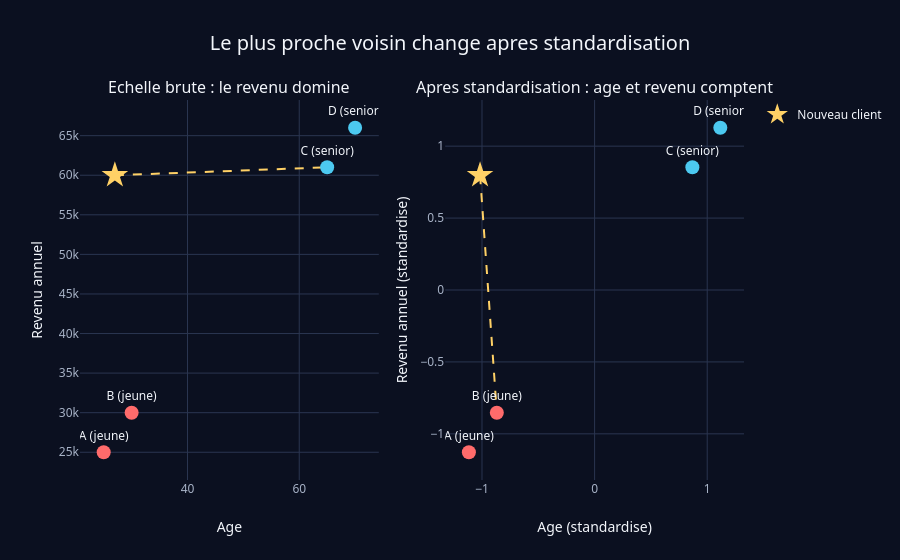

Notebook cell for this chart:
### Code cell
# 2) Pourquoi standardiser ? Clients decrits par (age, revenu annuel)
X_clients = np.array([[25, 25000], [30, 30000], [65, 61000], [70, 66000]])
noms = np.array(["A (jeune)", "B (jeune)", "C (senior)", "D (senior)"])
x_client = np.array([[27, 60000]])   # client jeune, mais revenu eleve

scaler = StandardScaler().fit(X_clients)
espaces = {
    "Echelle brute : le revenu domine": (X_clients, x_client, ""),
    "Apres standardisation : age et revenu comptent": (scaler.transform(X_clients), scaler.transform(x_client),
                                                       " (standardise)"),
}

fig = make_subplots(rows=1, cols=2, subplot_titles=list(espaces))
for col, (titre, (Xc, xq, suffixe)) in enumerate(espaces.items(), start=1):
    i = int(np.argmin(np.linalg.norm(Xc - xq, axis=1)))
    print(f"{titre:48s} -> plus proche voisin : {noms[i]}")
    fig.add_trace(go.Scatter(x=[xq[0, 0], Xc[i, 0]], y=[xq[0, 1], Xc[i, 1]], mode="lines",
                             line=dict(color=HIGHLIGHT, dash="dash"), showlegend=False), row=1, col=col)
    fig.add_trace(go.Scatter(x=Xc[:, 0], y=Xc[:, 1], mode="markers+text", text=noms, textposition="top center",
                             marker=dict(size=14, color=[pick_class_color(0)] * 2 + [pick_class_color(1)] * 2),
                             showlegend=False), row=1, col=col)
    fig.add_trace(go.Scatter(x=xq[:, 0], y=xq[:, 1], mode="markers", name="Nouveau client", showlegend=col == 1,
                             marker=dict(size=20, symbol="star", color=pick_class_color("nouveau"))),
                  row=1, col=col)
    fig.update_xaxes(title_text="Age" + suffixe, row=1, col=col)
    fig.update_yaxes(title_text="Revenu annuel" + suffixe, row=1, col=col)
fig.update_layout(title="Le plus proche voisin change apres standardisation")
fig.show()

### Figure 1 — Plotly figure (JSON) as saved in the notebook; plotly's stock layout.template omitted (floating-point values rounded to 4 significant figures)
{"data": [{"line": {"color": "#ffd166", "dash": "dash"}, "mode": "lines", "showlegend": false, "type": "scatter", "x": [27, 65], "xaxis": "x", "y": [60000, 61000], "yaxis": "y"}, {"marker": {"color": ["#ff6b6b", "#ff6b6b", "#4cc9f0", "#4cc9f0"], "size": 14}, "mode": "markers+text", "showlegend": false, "text": ["A (jeune)", "B (jeune)", "C (senior)", "D (senior)"], "textposition": "top center", "type": "scatter", "x": [25, 30, 65, 70], "xaxis": "x", "y": [25000, 30000, 61000, 66000], "yaxis": "y"}, {"marker": {"color": "#ffd166", "size": 20, "symbol": "star"}, "mode": "markers", "name": "Nouveau client", "showlegend": true, "type": "scatter", "x": [27], "xaxis": "x", "y": [60000], "yaxis": "y"}, {"line": {"color": "#ffd166", "dash": "dash"}, "mode": "lines", "showlegend": false, "type": "scatter", "x": [-1.017, -0.8682], "xaxis": "x2", "y": [0.7979, -0.8529], "yaxis": "y2"}, {"marker": {"color": ["#ff6b6b", "#ff6b6b", "#4cc9f0", "#4cc9f0"], "size": 14}, "mode": "markers+text", "showlegend": false, "text": ["A (jeune)", "B (jeune)", "C (senior)", "D (senior)"], "textposition": "top center", "type": "scatter", "x": [-1.116, -0.8682, 0.8682, 1.116], "xaxis": "x2", "y": [-1.128, -0.8529, 0.8529, 1.128], "yaxis": "y2"}, {"marker": {"color": "#ffd166", "size": 20, "symbol": "star"}, "mode": "markers", "name": "Nouveau client", "showlegend": false, "type": "scatter", "x": [-1.017], "xaxis": "x2", "y": [0.7979], "yaxis": "y2"}], "layout": {"annotations": [{"font": {"size": 16}, "showarrow": false, "text": "Echelle brute : le revenu domine", "x": 0.225, "xanchor": "center", "xref": "paper", "y": 1.0, "yanchor": "bottom", "yref": "paper"}, {"font": {"size": 16}, "showarrow": false, "text": "Apres standardisation : age et revenu comptent", "x": 0.775, "xanchor": "center", "xref": "paper", "y": 1.0, "yanchor": "bottom", "yref": "paper"}], "title": {"text": "Le plus proche voisin change apres standardisation"}, "xaxis": {"anchor": "y", "domain": [0.0, 0.45], "title": {"text": "Age"}}, "xaxis2": {"anchor": "y2", "domain": [0.55, 1.0], "title": {"text": "Age (standardise)"}}, "yaxis": {"anchor": "x", "domain": [0.0, 1.0], "title": {"text": "Revenu annuel"}}, "yaxis2": {"anchor": "x2", "domain": [0.0, 1.0], "title": {"text": "Revenu annuel (standardise)"}}}}
